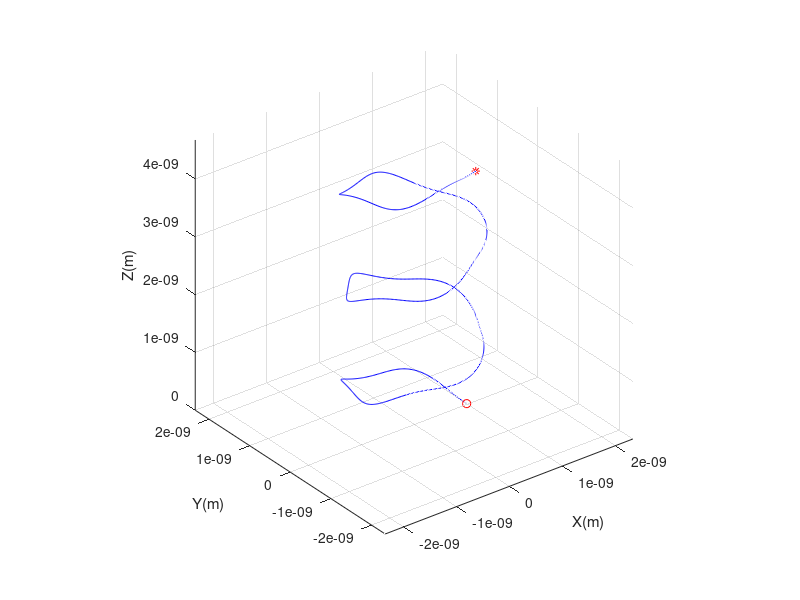

MATLAB code to generate this figure:
clear

q=1.6e-19;%(C)
m=9.11e-31;%(kg)

E=[0,0,0];%(V/m)
%B=[0,0,3e-1];%(T)

dt=1e-12;%(s)
n=1000;


v=[0,20,0]; %(m/s)
x=[1e-9,0,0]; %(m)

x1=zeros(n,3);
v1=zeros(n,3);


for i=1:n

v_m=v+(q*E/m)*dt/2;

s=2*dt/(1+dt^2);

v_p0 =v_m+cross(v_m,(0.4*q*[-x(1,2)/sqrt(x(1,1)^2+x(1,2)^2),x(1,1)/sqrt(x(1,1)^2+x(1,2)^2),0]/m)*dt/2);
v_p=v_m+cross(v_p0,(0.4*q*[-x(1,2)/sqrt(x(1,1)^2+x(1,2)^2),x(1,1)/sqrt(x(1,1)^2+x(1,2)^2),0]/m)*s/2);

v=v_p+(q*E/m)*dt/2;

x=x+v*dt;

x1(i,:)=x;
v1(i,:)=v;

end


plot3(x1(:,1),x1(:,2),x1(:,3),'b-');
hold on;
plot3(x1(1,1),x1(1,2),x1(1,3),'ro');
hold on;
plot3(x1(n,1),x1(n,2),x1(n,3),'r*');
hold on;


xlabel('X(m)');
ylabel('Y(m)');
zlabel('Z(m)');

axis equal;
grid on;
